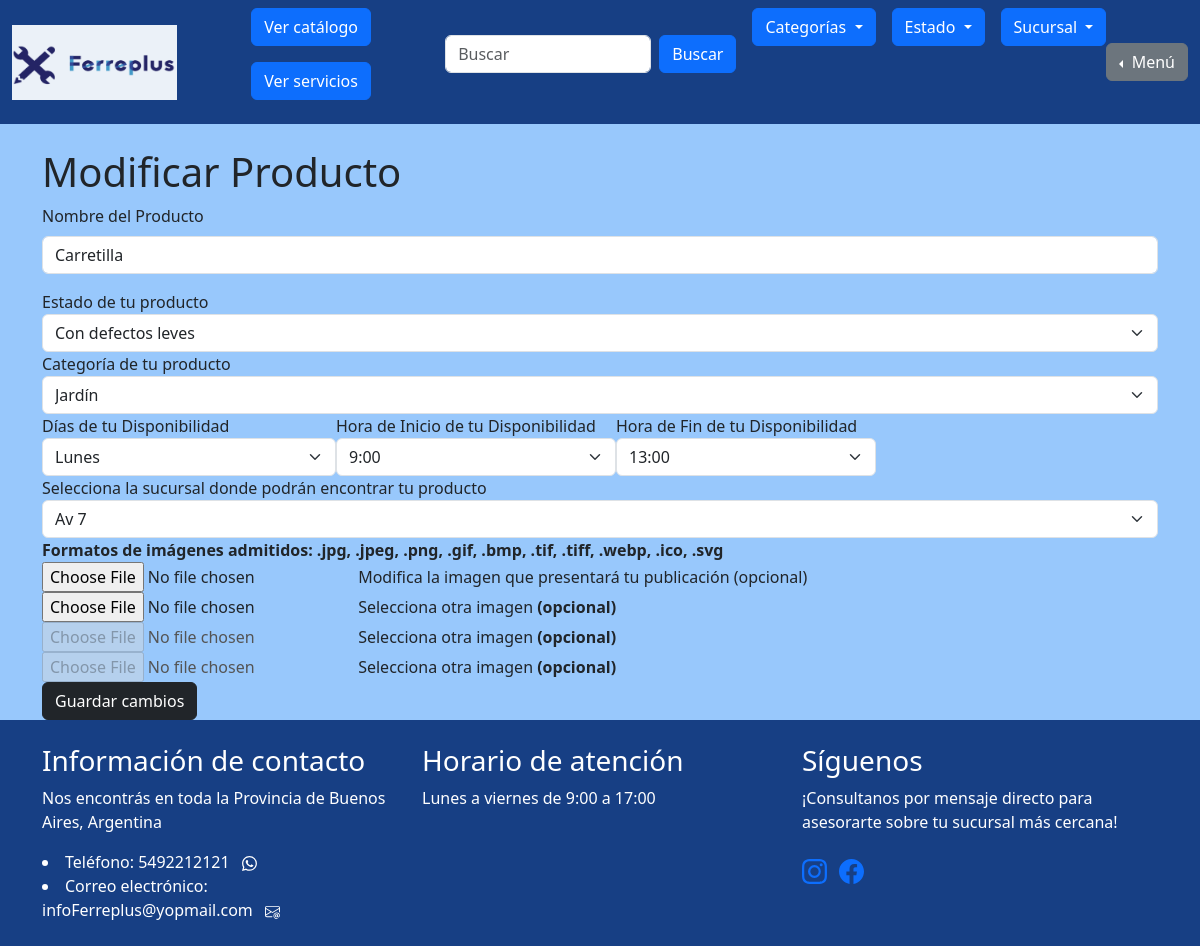
Screenshot of /mis_productos/listar_mis_productos/modificar/carretilla-klipartzcom-2png/ (signed in) with the database file from the repository.
### mis_productos/models.py (models this page shows, shortened)
class Producto(models.Model):
    id = models.AutoField(primary_key=True)
    cliente = models.ForeignKey(User, on_delete=models.CASCADE)
    nombre = models.CharField(max_length=100)
    estado = models.CharField(max_length=100)
    categoria = models.CharField(max_length=100)
    dias = models.CharField(max_length=100, default="")
    horario_inicio = models.CharField(max_length=100)
    horario_fin = models.CharField(max_length=100)
    sucursal = models.ForeignKey(Sucursal, on_delete=models.SET_NULL, null=True)
    imagen_principal = models.ImageField(upload_to='imagenes/')
    imagen_extra1 = models.ImageField(upload_to='imagenes/', blank=True, null=True)
    imagen_extra2 = models.ImageField(upload_to='imagenes/', blank=True, null=True)
    imagen_extra3 = models.ImageField(upload_to='imagenes/', blank=True, null=True)
    slug = models.SlugField(null=True, blank=True)
    visible = models.BooleanField(default=True)

### gestion_de_sucursales/models.py (models this page shows, shortened)
class Sucursal(models.Model):
    nombre = models.CharField(max_length=200, primary_key=True)
    ciudad = models.CharField(max_length=200, null=False)

### iniciar_sesion/decoradores.py (the view)
    def wrapper_func(request, *args, **kwargs):
        if request.user.is_authenticated and not request.user.is_staff and not request.user.is_superuser :
            return view_func(request, *args, **kwargs)
        else:
            return redirect("homepage")

### iniciar_sesion/decoradores.py (called while the page is built)
def soy_cliente(view_func):
    def wrapper_func(request, *args, **kwargs):
        if request.user.is_authenticated and not request.user.is_staff and not request.user.is_superuser :
            return view_func(request, *args, **kwargs)
        else:
            return redirect("homepage")
    return wrapper_func

### project/context_processors.py (called while the page is built)
def agregar_datos_a_contexto(request):
    sucursales = Sucursal.objects.all()
    estados_list = ["Nuevo - Sin uso", "Usado", "Restaurado", "Para reparar", "Para piezas", "Con defectos leves"]
    categorias_list = ["Herramientas", "Construcción", "Ferretería general", "Electricidad", "Fontanería", "Jardín"]
    return {
        'sucursales': sucursales,
        'estados_list': estados_list,
        'categorias_list': categorias_list,
    }

### mis_productos/templates/mis_productos/modificar_producto.html (shortened to what this page needs)
{% extends "homepage/base.html" %}
{% block content %}
<div class="container">
    <h1>Modificar Producto</h1>
    <form method="post" enctype="multipart/form-data">
        <div class="mb-3">
            <label for="nombre" class="form-label">Nombre del Producto</label>
            <input type="text" class="form-control" id="nombre" name="nombre" value="{{ form.nombre.value|default_if_none:'' }}">
        </div>
        <div class="mr-3">
            <label for="estado" class="mr-3">Estado de tu producto</label>
            <select class="form-select" id="estado" name="estado" required>
                {% for valore in estados_list %}
                <option value="{{ valore }}" {% if form.estado.value == valore %}selected{% endif %}>{{ valore }}</option>
                {% endfor %}
            </select>
        </div>
        <div class="mr-3">
            <label for="categoria" class="mr-3">Categoría de tu producto</label>
            <select class="form-select" id="categoria" name="categoria" required>
                {% for valorc in categorias_list %}
                <option value="{{ valorc }}" {% if form.categoria.value == valorc %}selected{% endif %}>{{ valorc }}</option>
                {% endfor %}
            </select>
        </div>
        <div class="form-group d-flex">
            <div class="mr-3">
                <label for="dias" class="mr-3">Días de tu Disponibilidad</label>
                <select class="form-select" id="dias" name="dias" required>
                    {% for valord in dias_list %}
                    <option value="{{ valord }}" {% if form.dias.value == valord %}selected{% endif %}>{{ valord }}</option>
                    {% endfor %}
                </select>
            </div>
            <div class="mr-3">
                <label for="horario_inicio" class="mr-3">Hora de Inicio de tu Disponibilidad</label>
                <select class="form-select" id="horario_inicio" name="horario_inicio" required>
                    {% for valorh in horarios_list_inicio %}
                    <option value="{{ valorh }}" {% if form.horario_inicio.value == valorh %}selected{% endif %}>{{ valorh }}</option>
                    {% endfor %}
                </select>
            </div>
            <div class="mr-3">
                <label for="horario_fin" class="mr-3">Hora de Fin de tu Disponibilidad</label>
                <select class="form-select" id="horario_fin" name="horario_fin" {% if not form.horario_inicio.value %}disabled{% endif %} required>
                    <option value="" selected disabled>Selecciona un horario de fin</option>
                </select>
            </div>
        </div>
        <div class="mr-3">
            <label for="sucursal" class="mr-3">Selecciona la sucursal donde podrán encontrar tu producto</label>
            <select class="form-select" id="sucursal" name="sucursal" required>
                {% for sucursal in sucursales %}
                <option value="{{ sucursal.nombre }}" {% if form.sucursal.value == sucursal.nombre %}selected{% endif %}>{{ sucursal.nombre }}</option>
                {% endfor %}
            </select>
        </div>
        <label><strong> Formatos de imágenes admitidos: .jpg, .jpeg, .png, .gif, .bmp, .tif, .tiff, .webp, .ico, .svg </strong></label>
        <div class="custom-file">
            <input type="file" id="id_imagen_principal" name="imagen_principal" class="custom-file-input">
            <label class="custom-file-label" for="id_imagen_principal">Modifica la imagen que presentará tu publicación (opcional)</label>
        </div>
        <div class="custom-file">
            <input type="file" id="id_imagen_extra1" name="imagen_extra1" class="custom-file-input">
            <label class="custom-file-label" for="id_imagen_extra1">Selecciona otra imagen <strong>(opcional)</strong></label>
        </div>
        <div class="custom-file">
            <input type="file" id="id_imagen_extra2" name="imagen_extra2" class="custom-file-input" {% if not imagen_extra2 %}disabled{% endif %}>
            <label class="custom-file-label" for="id_imagen_extra2">Selecciona otra imagen <strong>(opcional)</strong></label>
        </div>
        <div class="custom-file">
            <input type="file" id="id_imagen_extra3" name="imagen_extra3" class="custom-file-input" {% if not imagen_extra3 %}disabled{% endif %}>
            <label class="custom-file-label" for="id_imagen_extra3">Selecciona otra imagen <strong>(opcional)</strong></label>
        </div>
        <input type="submit" value="Guardar cambios" class="btn btn-dark">
    </form>
</div>
    {% endblock %}

### homepage/templates/homepage/base.html (style rules this page uses)
body { background-color: #98C8FC; }
body { min-height: 100vh; display: flex; flex-direction: column; }

### rows the page displays
Producto: nombre "Carretilla", estado "Con defectos leves", categoria "Jardín", dias "Lunes", horario_inicio "9:00", horario_fin "13:00", sucursal "Av 7"
